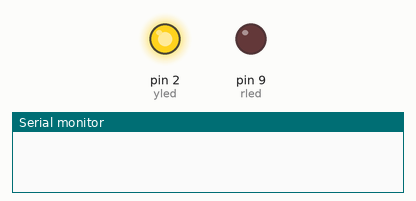
A sketch run on a simulated Arduino Uno, built with avr-gcc and run on an emulated ATmega328P. On the bench: output pins drawn as LEDs (lit = HIGH), the last lines printed to the serial monitor.

Above: at 0.2 s.
At 5.2 s:
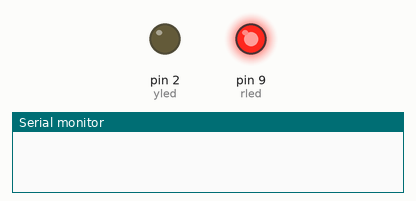
At 10.2 s:
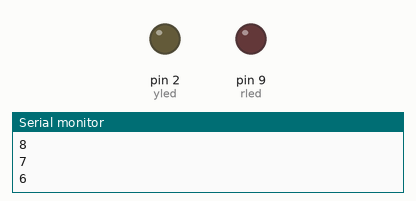
Timing chart, 0 to 16.9 s (numbered marks = the images above):
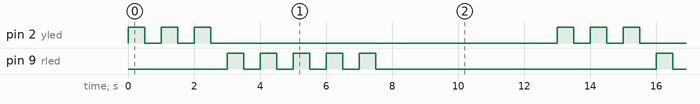

Measured:
- by itself, pin 2 (yled): repeats every 13.0 s: 2 × (LOW 0.50 s, HIGH 0.50 s), LOW 10.5 s, HIGH 0.50 s
- by itself, pin 9 (rled): repeats every 13.0 s: 4 × (LOW 0.50 s, HIGH 0.50 s), LOW 8.5 s, HIGH 0.50 s
- by itself, everything shown: repeats every 13.0 s, in 16 steps

The sketch:

forloopsexamplehis.ino
```cpp
int yled = 2;
int rled = 9;
int iter = 0;
int dt = 500;
void setup() {
  // put your setup code here, to run once:
  pinMode(yled, OUTPUT);
  pinMode(rled, OUTPUT);
  Serial.begin(9600);
}

void loop() {
  // put your main code here, to run repeatedly:
  for (iter = 0; iter < 3; iter++){
    digitalWrite(yled,HIGH);
    delay(dt);
    digitalWrite(yled,LOW);
    delay(dt);
  }
  for (iter = 0; iter < 5; iter++){
    digitalWrite(rled,HIGH);
    delay(dt);
    digitalWrite(rled,LOW);
    delay(dt);
  }

  for (iter = 10; iter >= 1; iter=iter-1){
    Serial.println(iter);
    delay(dt);
  }
}
```
